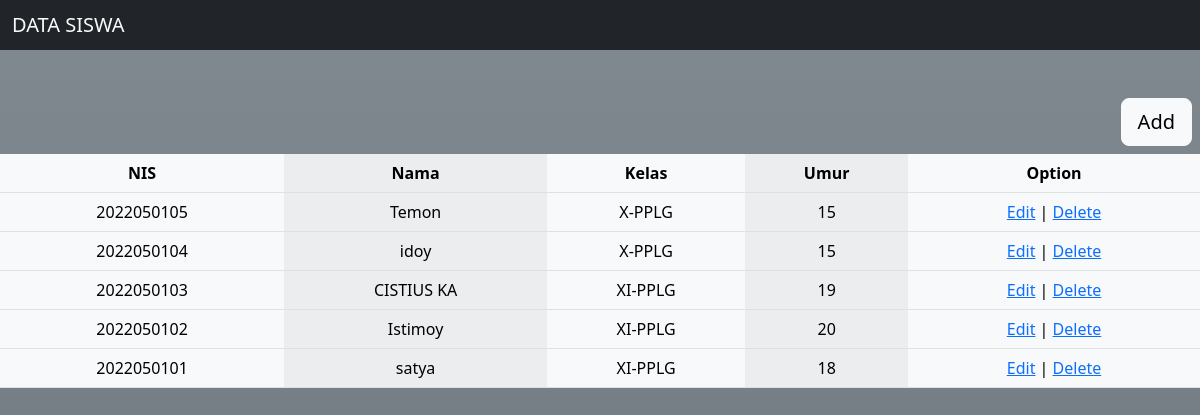
The app's page /home.php with its own data.
### tables this page shows
CREATE TABLE `advanture` (
  `id` int(11) NOT NULL,
  `nis` int(11) NOT NULL,
  `name` varchar(255) NOT NULL,
  `umur` varchar(255) NOT NULL,
  `kelas` varchar(255) NOT NULL
);

### home.php (the view, shortened to what this page needs)
<?php
include_once("config.php");
$result = mysqli_query($mysqli, "SELECT * FROM advanture ORDER BY id DESC");
?>
<html>
<head>
    <link href="https://cdn.jsdelivr.net/npm/bootstrap@5.2.3/dist/css/bootstrap.min.css" rel="stylesheet">
</head>
<body class="bg-secondary bg-gradient">
<nav class="navbar bg-dark ">
  <div class="container-fluid">
    <span class="navbar-brand mb-0 h1 text-light">DATA SISWA</span>
  </div>
</nav>
<div class="g-col-6 pb-5 pt-5">
    <a class="btn btn-light btn-lg float-end mb-2 me-2 " role="button" data-bs-toggle="modal" data-bs-target="#theModal">Add</a>
</div>
<div class="grid text-center" style="--bs-gap: .25rem 1rem;">
  <div class="g-col-6">
    <table class="table table-striped-columns w-100 mb-5 m-auto text-center">
        <thead class="table-light">
            <tr>
                <th>NIS</th> <th>Nama</th> <th>Kelas</th> <th>Umur</th> <th>Option</th>
            </tr>
        </thead>
            <?php
            while($user_data = mysqli_fetch_array($result)) {
                echo "<tr class='table-light'>";
                echo "<td>".$user_data['nis']."</td>";
                echo "<td>".$user_data['name']."</td>";
                echo "<td>".$user_data['kelas']."</td>";
                echo "<td>".$user_data['umur']."</td>";
                echo "<td><a href='edit.php?id=$user_data[id]'>Edit</a> | <a href='delete.php?id=$user_data[id]'>Delete</a></td></tr>";
            }
            ?>
    </table>
  </div>
</div>
</body>
</html>

### records on screen
advanture: nis "2022050105", name "Temon", kelas "X-PPLG", umur "15"
advanture: nis "2022050104", name "idoy", kelas "X-PPLG", umur "15"
advanture: nis "2022050103", name "CISTIUS KA", kelas "XI-PPLG", umur "19"
advanture: nis "2022050102", name "Istimoy", kelas "XI-PPLG", umur "20"
advanture: nis "2022050101", name "satya", kelas "XI-PPLG", umur "18"
